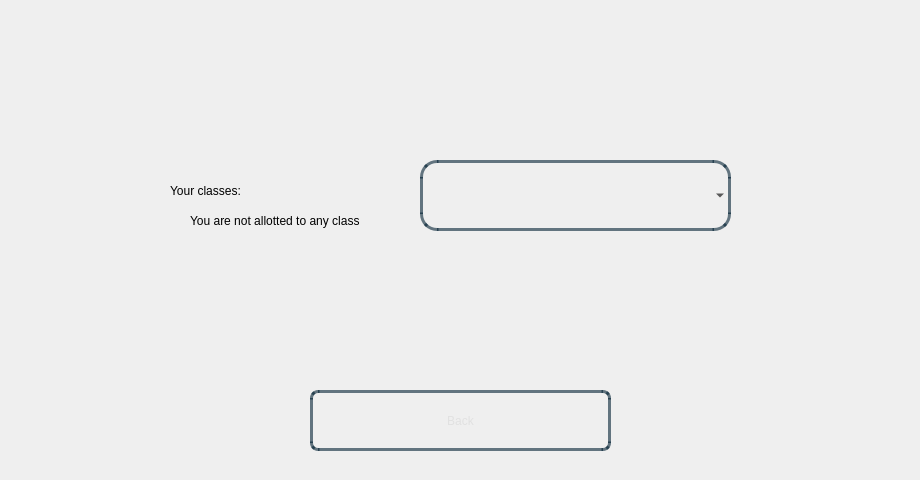
<?xml version="1.0" encoding="UTF-8"?>
<ui version="4.0">
 <class>Dialog</class>
 <widget class="QDialog" name="Dialog">
  <property name="geometry">
   <rect>
    <x>0</x>
    <y>0</y>
    <width>920</width>
    <height>480</height>
   </rect>
  </property>
  <property name="windowTitle">
   <string>Dialog</string>
  </property>
  <property name="styleSheet">
   <string notr="true"/>
  </property>
  <widget class="QWidget" name="bgwidget" native="true">
   <property name="geometry">
    <rect>
     <x>0</x>
     <y>0</y>
     <width>920</width>
     <height>481</height>
    </rect>
   </property>
   <property name="styleSheet">
    <string notr="true">QWidget#bgwidget{
background-color:qlineargradient(x1: 1, y1: 1, x2:1, y2: 0.2, stop: 0 rgba(0, 52, 89,140),
stop: 1 rgba(0, 168, 232,190))
}
</string>
   </property>
   <widget class="QLabel" name="error">
    <property name="geometry">
     <rect>
      <x>190</x>
      <y>190</y>
      <width>691</width>
      <height>61</height>
     </rect>
    </property>
    <property name="styleSheet">
     <string notr="true">font: 24pt &quot;Sans Serif Collection&quot;;
color:&quot;red&quot;</string>
    </property>
    <property name="text">
     <string>You are not allotted to any class</string>
    </property>
   </widget>
   <widget class="QLabel" name="label">
    <property name="geometry">
     <rect>
      <x>170</x>
      <y>160</y>
      <width>261</width>
      <height>61</height>
     </rect>
    </property>
    <property name="styleSheet">
     <string notr="true">font: 24pt &quot;Sans Serif Collection&quot;;
</string>
    </property>
    <property name="text">
     <string>Your classes: </string>
    </property>
   </widget>
   <widget class="QPushButton" name="backBtn">
    <property name="geometry">
     <rect>
      <x>310</x>
      <y>390</y>
      <width>301</width>
      <height>61</height>
     </rect>
    </property>
    <property name="styleSheet">
     <string notr="true">QPushButton{
border-radius:8px;
border:3px solid rgba(0,30,50,150);
color:rgba(225,225,225,255);
background-color:rgba(0,0,0,0);
font: 22pt &quot;Sans Serif Collection&quot;;
}
.QPushButton:hover
{
   background-color:white;
	color: rgba(0,30,50,150);
}</string>
    </property>
    <property name="text">
     <string>Back</string>
    </property>
   </widget>
   <widget class="QComboBox" name="classId">
    <property name="geometry">
     <rect>
      <x>420</x>
      <y>160</y>
      <width>311</width>
      <height>71</height>
     </rect>
    </property>
    <property name="styleSheet">
     <string notr="true">.QComboBox{
border-radius:17px;
background-color:rgba(0,0,0,0);
border:3px solid rgba(0,30,50,150);
font: 18pt &quot;Sans Serif Collection&quot;;
padding:18px;
padding-top:12px;
}

.QComboBox:focus{
color:rgba(0,30,50,150);
}
</string>
    </property>
   </widget>
  </widget>
 </widget>
 <resources/>
 <connections/>
</ui>
